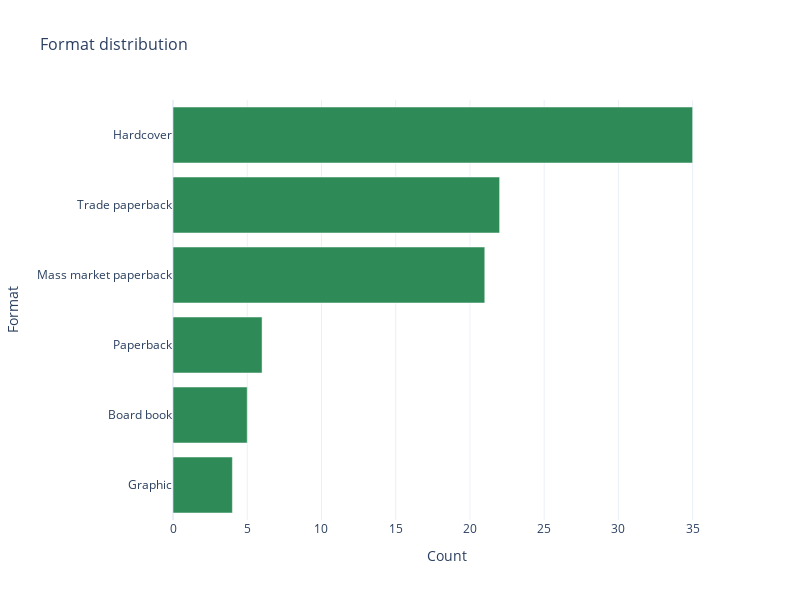

The cell this chart's notebook holds for it:
### Markdown cell above
### 4.2.3 Format distribution

### Code cell
create_horizontal_bar_plot(sales_total, 'format')

### Figure 1 — Plotly figure (JSON) as saved in the notebook; plotly's stock layout.template omitted (floating-point values rounded to 4 significant figures)
{"data": [{"hovertemplate": "Count=%{x}<br>Format=%{y}<extra></extra>", "legendgroup": "", "marker": {"color": "seagreen", "pattern": {"shape": ""}}, "name": "", "orientation": "h", "showlegend": false, "textposition": "auto", "type": "bar", "x": [4, 5, 6, 21, 22, 35], "xaxis": "x", "y": ["Graphic", "Board book", "Paperback", "Mass market paperback", "Trade paperback", "Hardcover"], "yaxis": "y"}], "layout": {"barmode": "relative", "height": 600, "legend": {"tracegroupgap": 0}, "title": {"font": {"size": 16}, "text": "Format distribution"}, "width": 800, "xaxis": {"anchor": "y", "domain": [0, 1], "title": {"text": "Count"}}, "yaxis": {"anchor": "x", "domain": [0, 1], "title": {"text": "Format"}}}}
